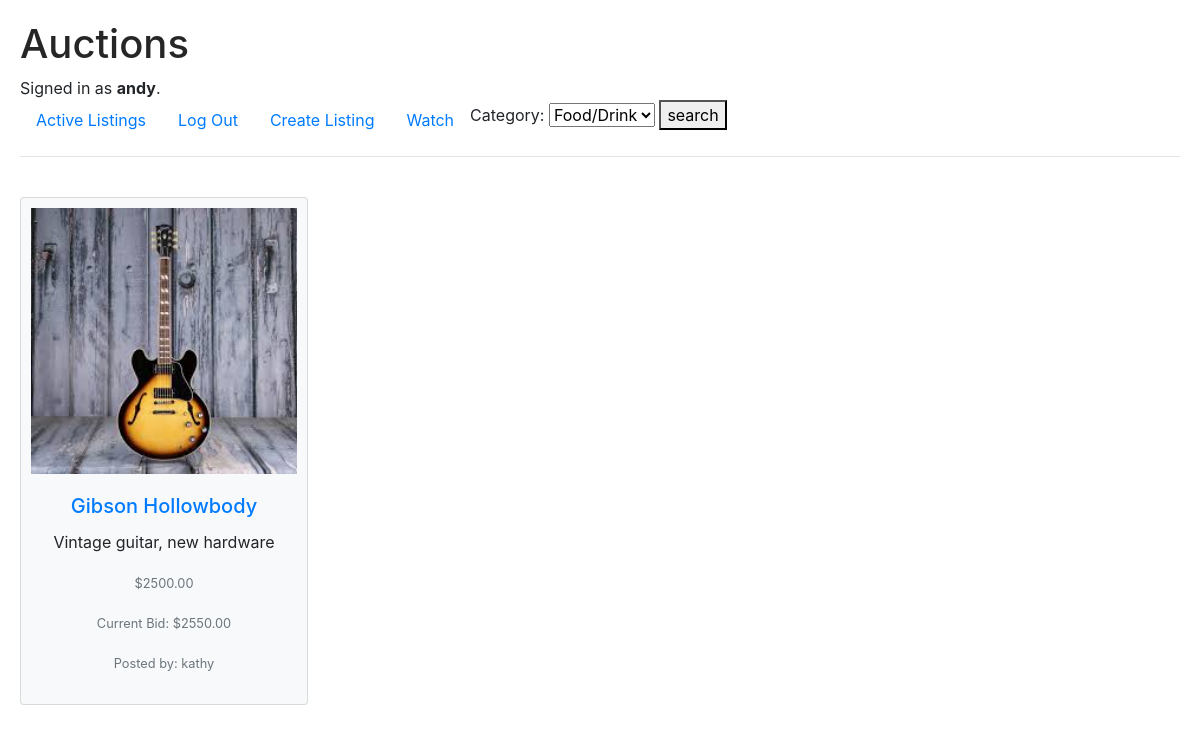
The page /watchlist (signed in) on the database as committed earlier.
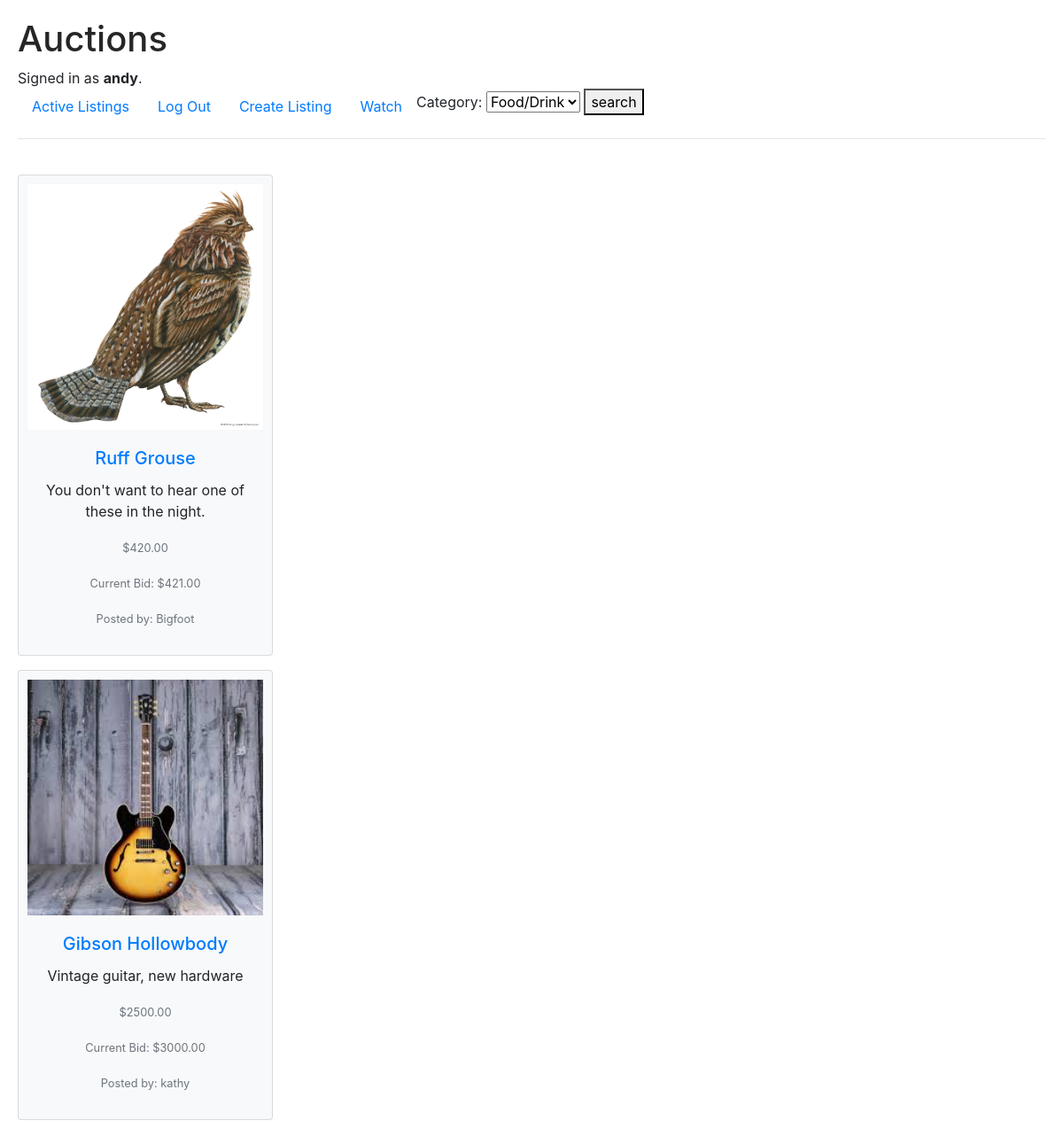
The same page on the database as committed later.
### auctions/models.py (models this page shows, shortened)
class Listing(models.Model):
    title = models.CharField(max_length=125)
    description = models.CharField(max_length=250, blank=True)
    start_bid = models.DecimalField(max_digits=7, decimal_places=2)
    image = models.ImageField(upload_to='media', default='defaultimg.png', null=True, blank=True)
    is_active = models.BooleanField(default=True)
    category = models.CharField(max_length=45, null=True)
    winner = models.ForeignKey('User', on_delete=models.SET_NULL, null=True, blank=True, related_name='won_listings')

class Bid(models.Model):
    listing = models.ForeignKey(Listing, on_delete=models.CASCADE, related_name='bids')
    current_bid = models.DecimalField(max_digits=7, decimal_places=2, default=0)
    user = models.ForeignKey(User, blank=True, null=True, on_delete=models.CASCADE, related_name='bidder')
    created = models.DateTimeField(auto_now_add=True)

class User(AbstractUser):
    listings = models.ManyToManyField(Listing, blank=True, related_name="owner")
    watchlist = models.ManyToManyField(Listing, blank=True, related_name="watchers")
    def __str__(self):
        return f"{self.username}"

### auctions/views.py (the view)
# urls.py: path("watchlist",views.watchlist, name="watchlist"),
@login_required
def watchlist(request):
    user = request.user
    watchlist = user.watchlist.all()
    return render(request, 'auctions/watchlist.html',{
        "user": user,
        "watchlist": watchlist,
        "categories":categories
    })

### auctions/templates/auctions/watchlist.html (shortened to what this page needs)
{% extends "auctions/layout.html" %}
{% block body %}
<div class="card_display">
    <br>
{% for item in watchlist %}
    {% if item.is_active %}
        <div class="card bg-light col-mb-3 mb-3 mr-3 text-center" style="max-width: 18rem;"><a href="{% url 'listing' item.id %}">
            <img src="{{ item.image.url }}" class="img-fluid rounded-start" alt="...">
            <div class="card-body">
                <h5 class="secondary-text-emphasis card-title"> {{ item.title }}</h5></a>
                <p class="card-text">{{ item.description }}</p>
                <p class="card-text"><small class="text-muted">${{ item.start_bid }}</small></p>
                {% if item.bids.all %}
                <p class="card-text"><small class="text-muted">Current Bid: ${{ item.bids.all.last.current_bid }}</small></p>
                {% else %}
                <p class="card-text"><small class="text-muted">No bids yet</small></p>
                {% endif %}
                <p class="card-text"><small class="text-muted">Posted by: {{ item.owner.first }}</small></p>
              </div>
        </div>
    {% endif %}
{% endfor %}
<br>
{% endblock %}

Rows that differ between the two databases and show on the page:
now on this page (row edited): Listing: image (picture), title "Ruff Grouse", description "You don't want to hear one of these in the night.", start_bid "420.00", bids.all.last.current_bid "421.00", owner.first "Bigfoot"
computed for Listing "Gibson Hollowbody": bids.all.last.current_bid "2550.00" → "3000.00"
